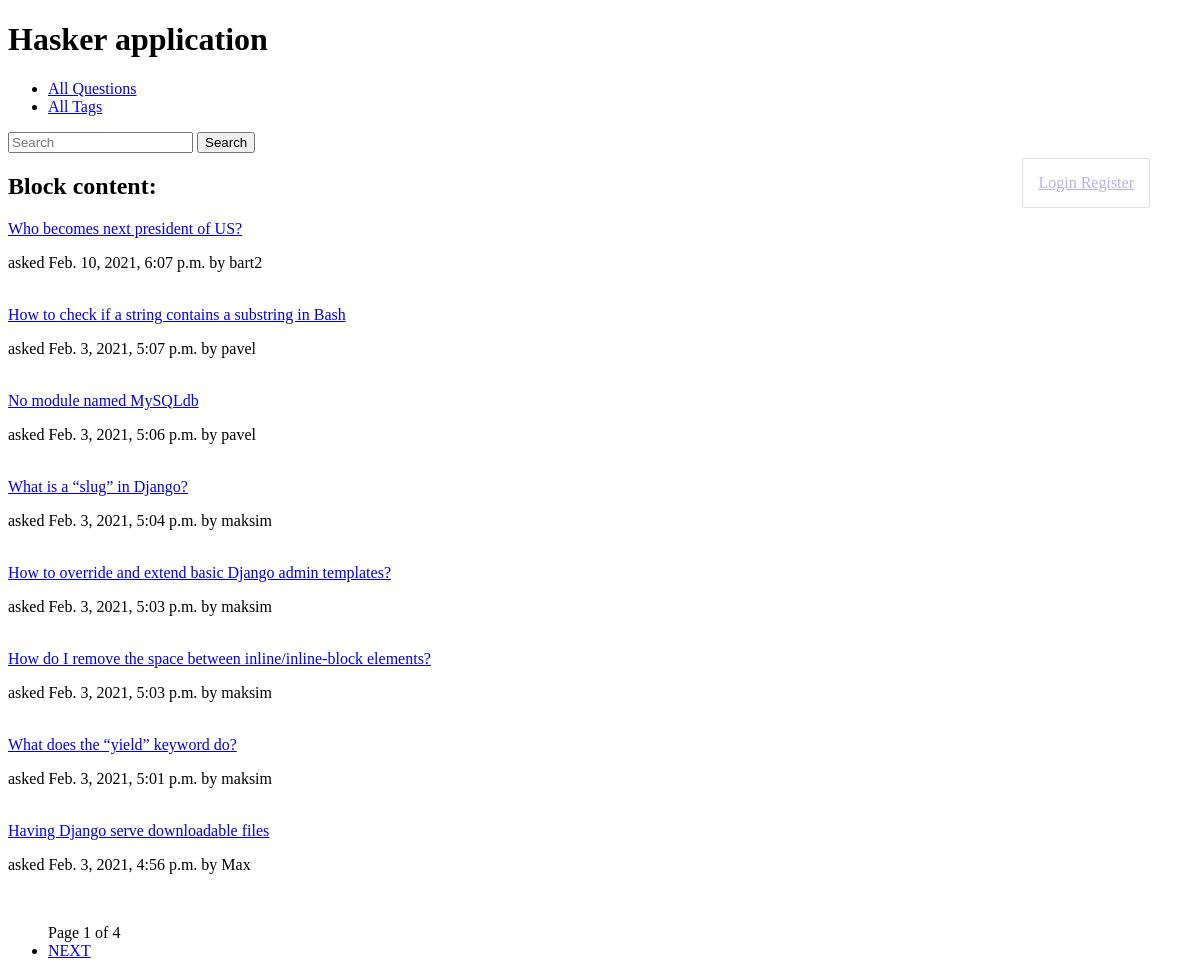
/, run on an earlier commit of the app's database.
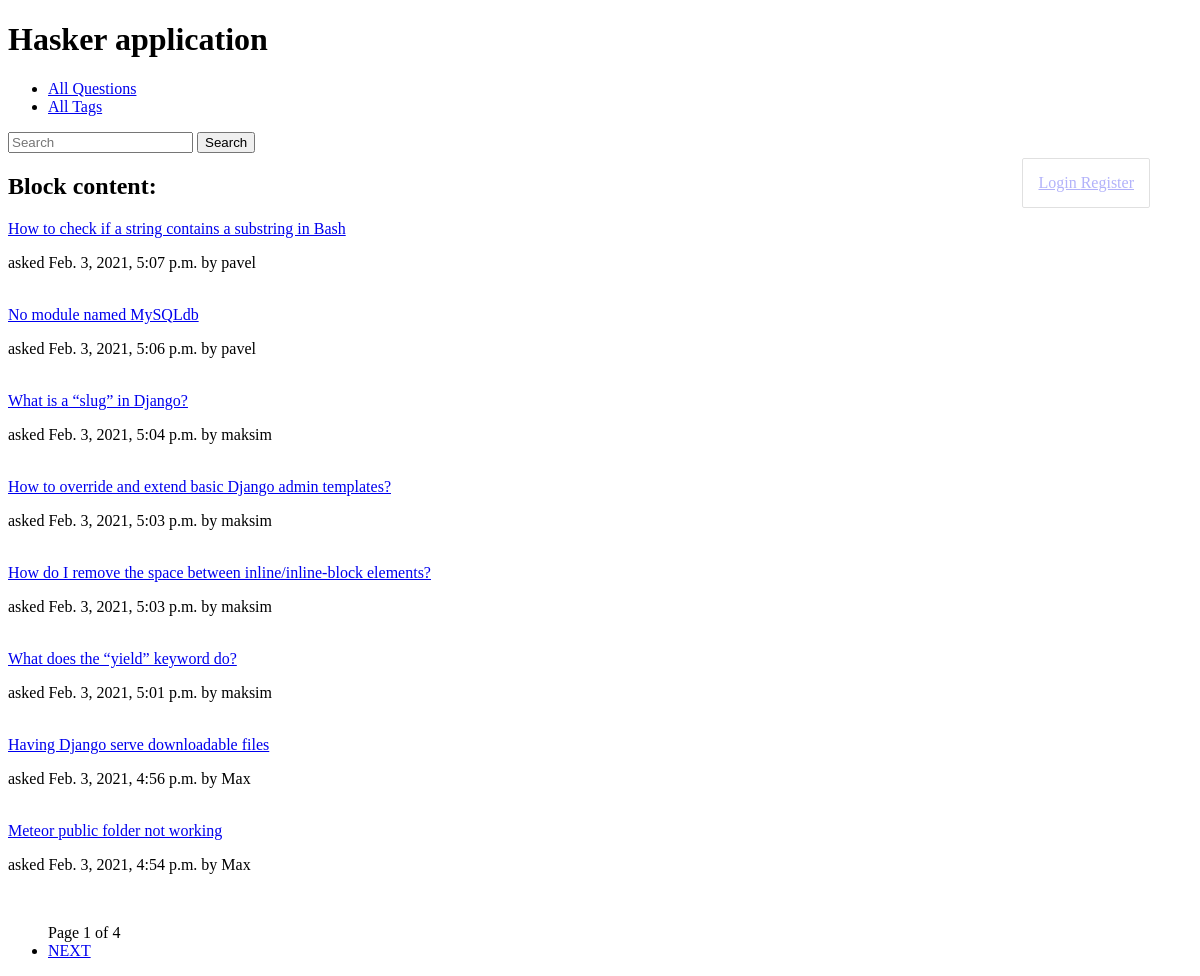
And on a later commit of the database.
### hasker/models.py (models this page shows, shortened)
class Question(models.Model):
    author = models.ForeignKey(User, on_delete=models.CASCADE)
    title = models.CharField(max_length=150, db_index=True)
    slug = models.SlugField(max_length=150, blank=True, unique=True)
    content = models.TextField(blank=False, db_index=True)
    tags = models.ManyToManyField('Tag', blank=True, related_name='questions')
    date_create = models.DateTimeField(auto_now_add=True)
    def get_absolute_url(self):
        return reverse('question_detail_url', kwargs={'slug': self.slug})
    class Meta:
        ordering = ['-date_create']

### hasker/views.py (the view)
# urls.py: path('', IndexView.as_view(), name='questions_list_url'),
class IndexView(generic.ListView):
    template_name = 'hasker/index.html'
    context_object_name = 'questions'
    paginate_by = 8
    def get_queryset(self):
        search_query = self.request.GET.get('search', '')
        if search_query:
            return Question.objects.filter(Q(title__icontains=search_query) | Q(content__icontains=search_query))
        return Question.objects.all()

### hasker/templates/hasker/index.html (shortened to what this page needs)
{% extends 'hasker/base_hasker.html' %}
{% block content %}
    <h2>Block content:</h2>
    {% for question in questions %}
        <div>
            <a href="{{ question.get_absolute_url }}" >{{ question.title }} </a>
            <p> asked {{ question.date_create }} by {{ question.author }} </p>
            <br>
        </div>
    {% endfor %}
{% endblock %}

### hasker/templates/hasker/base_hasker.html (shortened to what this page needs)
{% extends 'base.html' %}

### templates/base.html (shortened to what this page needs)
{% load static %}
<!DOCTYPE html>
<html lang="en">
<head>
    <link rel="stylesheet" href="{% static 'css/styles.css' %}">
</head>
<body>
<h1>Hasker application</h1>
<ul>
    <li> <a href="{% url 'questions_list_url' %}" > All Questions </a> </li>
    <li> <a href="{% url 'tags_list_url' %}" > All Tags </a> </li>
</ul>
<div>
    <form action="{% url 'questions_list_url' %}">
        <input type="search" placeholder="Search" aria-label="Search" name="search">
        <button type="submit" > Search </button>
    </form>
</div>
{% if not request.user.is_authenticated %}
    <div class="admin-panel">
        <a href="/accounts/login"> Login </a>
        <a href="/accounts/register"> Register </a>
    </div>
{% endif %}
{% block content %}{% endblock %}
{% if is_paginated %}
<ul>
    <span>
        Page {{ page_obj.number }} of {{ page_obj.paginator.num_pages }}
    </span>
    {% if page_obj.has_next %}
        <li>
            <a href="?page={{ page_obj.next_page_number }}">NEXT</a>
        </li>
    {% endif %}
</ul>
{% endif %}
</body>
</html>

### static/css/styles.css (style rules this page uses)
.admin-panel { border: 1px solid #999; border-radius: 2px; position: fixed; right: 50px; head: 15px; opacity: 0.3; padding: 15px; margin: 5px 0; }

What changed in the data, as far as the page shows it:
removed Question: title "Who becomes next president of US?", date_create "Feb. 10, 2021, 6:07 p.m.", author "bart2"
now on this page (row unchanged): Question: title "Meteor public folder not working", date_create "Feb. 3, 2021, 4:54 p.m.", author "Max"
